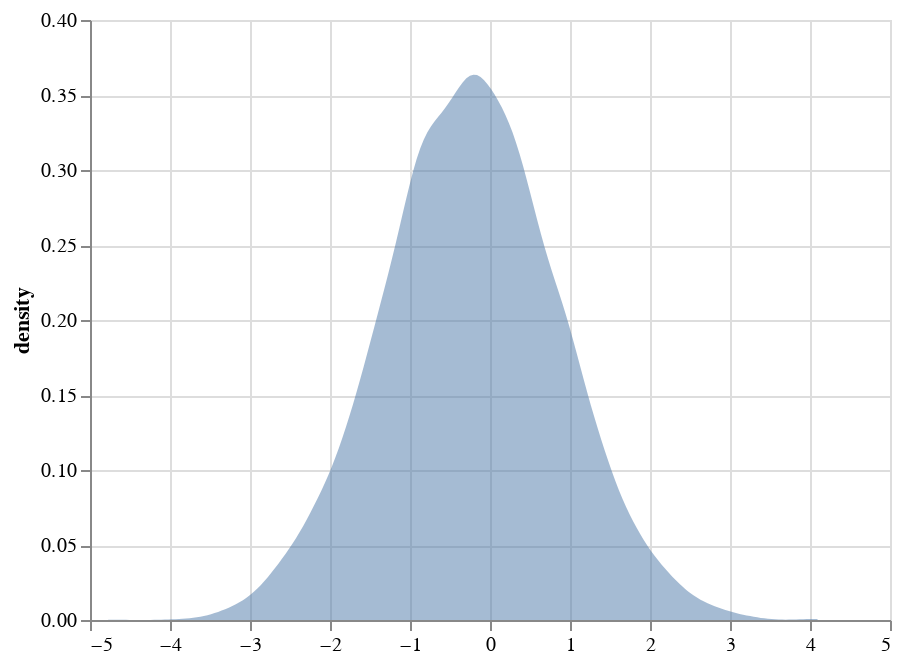

Notebook code cell kept with this figure:
### Code cell
laplace_pdf = alt.Chart(df).transform_fold(
        ['value']
        ).transform_density(
            density='value',
        ).mark_area(opacity=0.5).encode(
            alt.X('value:Q', title=None),
            alt.Y('density:Q')
)
laplace_pdf

### Figure 1 — Vega-Lite specification as saved in the notebook (floating-point values rounded to 4 significant figures; data arrays with more than 128 entries replaced by an {"elided": "..."} marker saying what was removed)
{"config": {"view": {"continuousWidth": 400, "continuousHeight": 300}}, "data": {"name": "data-e2e8204e7803acc0579dbeb59ad1716d"}, "mark": {"type": "area", "opacity": 0.5}, "encoding": {"x": {"type": "quantitative", "field": "value", "title": null}, "y": {"type": "quantitative", "field": "density"}}, "transform": [{"fold": ["value"]}, {"density": "value"}], "$schema": "https://vega.github.io/schema/vega-lite/v4.8.1.json", "datasets": {"data-e2e8204e7803acc0579dbeb59ad1716d": {"elided": "10000 records"}}}
